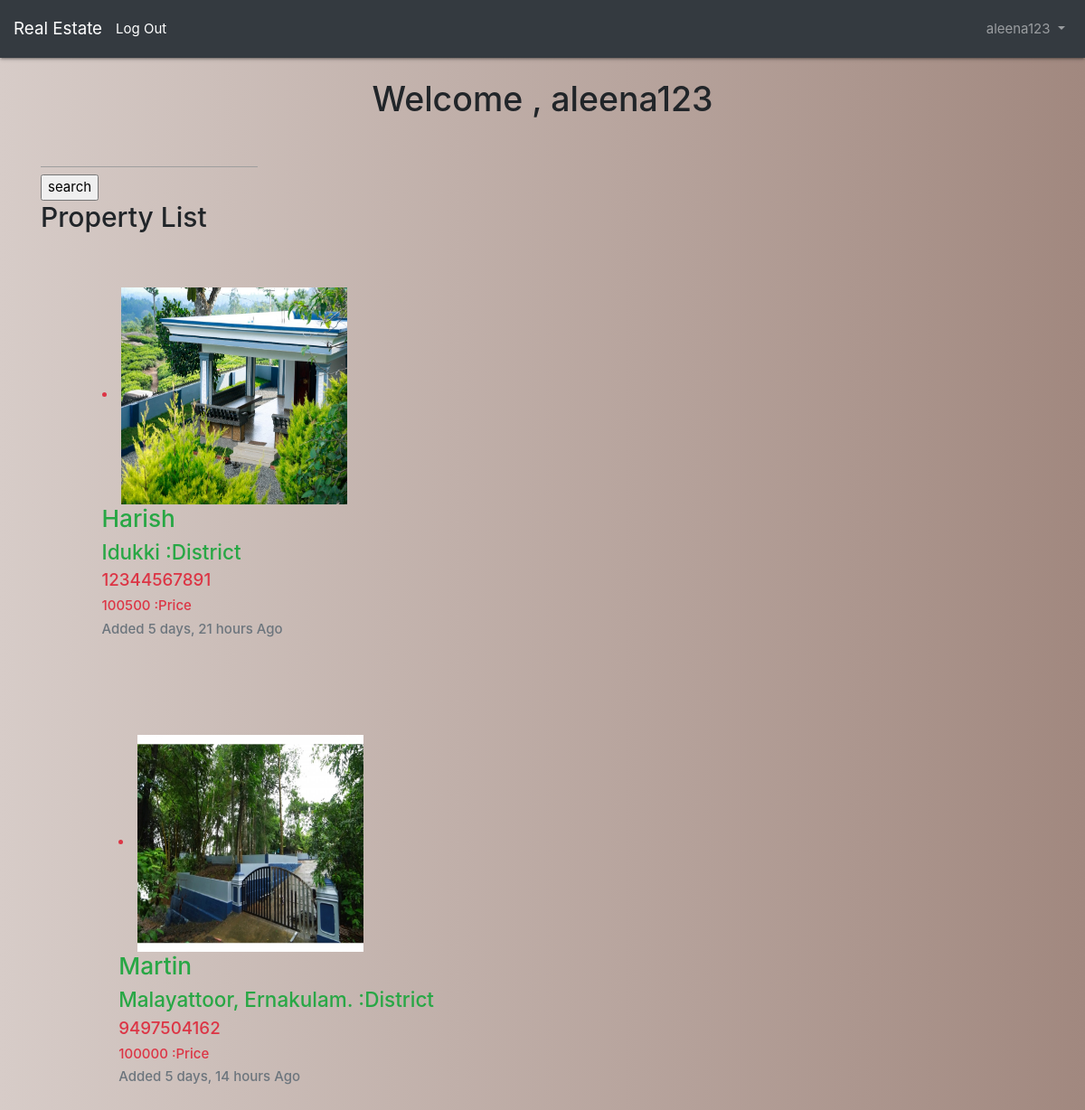
Screenshot of / (signed in) with the database file from the repository.
### users/models.py (models this page shows)
class CustomUser(AbstractUser):
	TYPE = [
			('Seller','seller'),
			('Buyer','buyer'),
		]
	category= models.CharField(max_length=40,choices=TYPE)
	mobile_number=models.CharField(max_length=10,blank=True)

### realtors/models.py (models this page shows, shortened)
class Realtor(models.Model):
  bedroom_choices = {
  				'1':1,
  				'2':2,
  				'3':3,
  				'4':4,
  				'5':5,
   					}
  price_choices = {
  				'100000':'$100,000',
  				'200000':'$200,000',
  				'300000':'$300,000',
  				'400000':'$400,000',
					}
  District_choices = {
        		'TVM' : 'Thiruvananthapuram',
        		'ALP' :	'Alappuzha',
        		'KTM' :	'Kottayam',
        		'IDK' :	'Idukki',
        		'ERKLM'	:'Ernakulam,'
       				}
  class Meta:
    verbose_name = 'Realtor'
  owner_name = models.CharField(max_length=200)
  photo = models.ImageField(upload_to='photos/%Y/%m/%d/')
  description = models.TextField(blank=True)
  phone = models.CharField(max_length=20)
  email = models.CharField(max_length=50)
  details = models.TextField(blank =True)
  price = models.PositiveIntegerField(default=100000)
  created_date = models.DateTimeField(auto_now_add=True,editable=False,blank=False,null=False)
  owner = models.ForeignKey(get_user_model(),on_delete=models.CASCADE)

### realtors/views.py (the view)
# urls.py: path('',PropertyListView.as_view(),name = 'home'),
class PropertyListView(ListView):
	model = Realtor
	template_name ='home.html'

### templates/home.html (shortened to what this page needs)
{% extends 'base.html' %}
{% load static %}
{% load socialaccount %}
{% block body %}
  {% if user.is_authenticated %}
  <h1 class="text-center"> Welcome , {{ user.username }}</h1>
<div style="width: 16rem;">
 <form action= "{% url 'search' %}"  method="get">
  <input type ="text" name ="q">
<input type ="submit" value ="search">
</form>
</div>
  <h2>Property List</h2>
  {% for element in object_list %}
    <div class="card-body" >
   <div class="card-body" style="width: 30rem;" "height: 40rem;">
       <a class = "card-link text-danger text-danger "
   href="{% url 'detail' element.id %}">
<div class="container m-3">
  <li class="lisit-inline-item">
       <img src="{{ element.photo.url }}"  alt="image"  height="240" width="250">
     <h3 class="text-success">{{ element.owner_name}}</h3>
     <h4 class="text-success">{{ element.details }} :District</h4>
     <h5>{{ element.phone }}</h5>
     <h6>{{ element.price }} :Price</h6>
       <h6 class="text-muted" > Added {{ element.created_date|timesince }} Ago</h6>
   </li>
 </div>
</div>
     {% endfor %}
 </div>
  {% else %}
  <p>You are not logged in</p>
 <p> <a href="{% provider_login_url 'github' %}">Log In With Github</a></p>
<p><a href="{% url 'signup' %}">Sign up </a></p>
 {% endif %}
{% endblock body %}

### templates/base.html (shortened to what this page needs)
{% load static %}
<!DOCTYPE html>
<html lang="en">
  <head>
      <link rel="stylesheet" href="https://cdnjs.cloudflare.com/ajax/libs/materialize/1.0.0/css/materialize.min.css">
    <link rel="stylesheet" href="https://stackpath.bootstrapcdn.com/bootstrap/4.1.3/css/bootstrap.min.css">
    <link rel="stylesheet" href="{% static 'css/base.css' %}">
    <link href="https://stackpath.bootstrapcdn.com/bootstrap/4.3.1/css/bootstrap.min.css" rel="stylesheet">
  </head>
  <body>
    <nav class="navbar navbar-expand-md navbar-dark bg-dark mb-4">
      <a class="navbar-brand" href="{% url 'home' %}">Real Estate </a>
      <div class="collapse navbar-collapse" id="navbarCollapse">
        {% if user.is_authenticated %}
           <a href="{% url 'logout' %}">Log Out</a>
          <ul class="navbar-nav ml-auto">
            <li class="nav-item">
              <a class="nav-link dropdown-toggle" href="#" id="userMenu"\\
              data-toggle="dropdown" aria-haspopup="true" aria-expanded\\
              ="false">
                {{ user.username }}
              </a>
            </li>
          </ul>
        {% endif %}
      </div>
    </nav>
    <div class="container">
      {% block body %}
      {% endblock body %}
    </div>
  </body>
</html>

### static/css/base.css (style rules this page uses)
body { background: linear-gradient(to right, #d7ccc8, #a1887f); height: 100%; margin: 0; background-repeat: no-repeat; background-attachment: fixed; }

### rows the page displays
CustomUser: username "aleena123"
Realtor: photo (picture), owner_name "Harish", details "Idukki", phone "12344567891", price "100500", created_date "5 days, 21 hours"
Realtor: photo (picture), owner_name "Martin", details "Malayattoor, Ernakulam.", phone "9497504162", price "100000", created_date "5 days, 14 hours"
